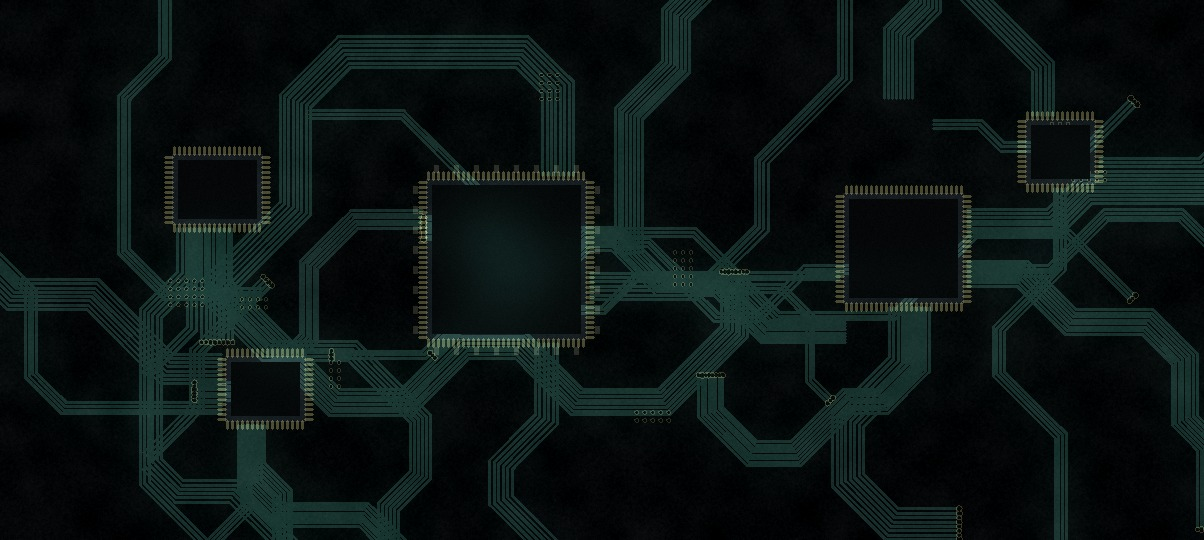
#> input picture library/drafts/circuit/phone_land_base.jpg, 1204 x 540 px, found by its file name
$ python rebuild_improved.py
#> lines starting #> are read from the running program, lines starting #| are printed output that depends on the picture; after the words box and inside, x2 and y2 are one past the last pixel; in counts of white or black regions, pixels touching at a corner belong together
#> in run_all, land_bgr is the input picture: shape (540, 1204, 3); mean B, G, R 18.3, 18.9, 10.3
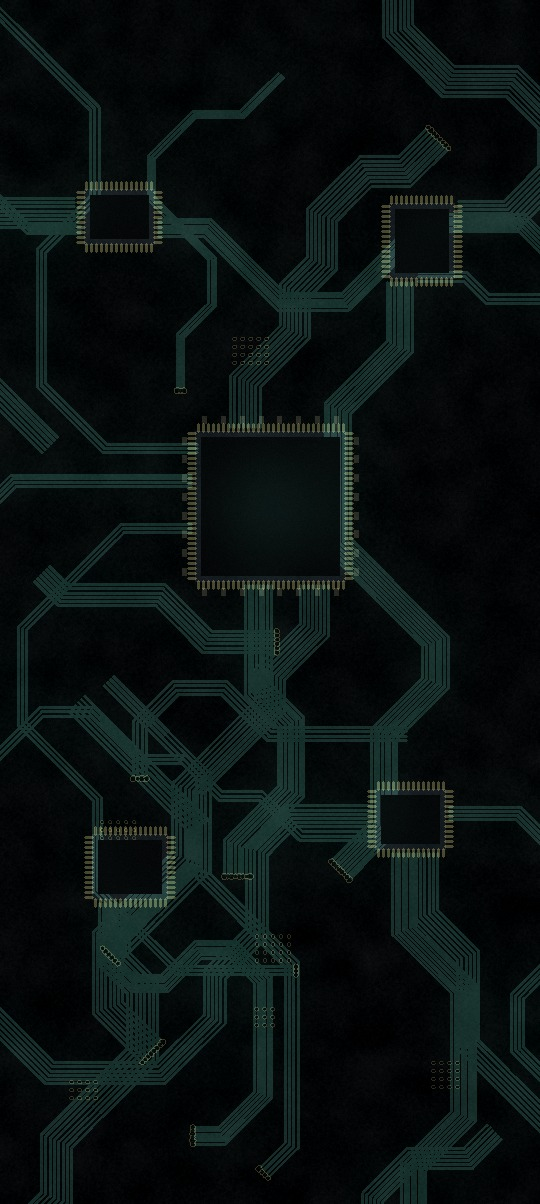
#> input picture library/drafts/circuit/phone_base.jpg, 540 x 1204 px, found by its file name
#> in run_all, port_bgr is the input picture: shape (1204, 540, 3); mean B, G, R 16.8, 17, 9.5
### library/toolkit.py
"""Drawing helpers for AuraSync wallpaper packs.

A wallpaper is two layers per orientation:
  base  - the scene with every Aura light switched off (RGB, 0..1)
  light - where Aura color is added and how strongly (0..1); includes glow and reflections
Displayed pixel = base + light * effect_color, with a white-hot core where light is strongest.
"""
import json, os
import cv2
import numpy as np

PC = (3840, 2160)
PHONE = (1080, 2408)
PHONE_LAND = (2408, 1080)


class Scene:
    # [7 lines left out: function __init__, not called in this run]

    # ---- coordinates
    @property
    def landscape(self):
        return self.w > self.h

    def px(self, v):
        """Design units (1080-short-side) -> pixels."""
        return v * self.s


def blur(a, sigma):
    if sigma <= 0:
        return a.copy()
    if sigma > 24:   # big glows: blur a smaller copy, much faster and visually identical
        k = sigma / 12.0
        small = cv2.resize(a, (max(1, int(a.shape[1] / k)), max(1, int(a.shape[0] / k))), interpolation=cv2.INTER_AREA)
        small = cv2.GaussianBlur(small, (0, 0), 12)
        return cv2.resize(small, (a.shape[1], a.shape[0]), interpolation=cv2.INTER_LINEAR)
    return cv2.GaussianBlur(a, (0, 0), sigma)


# [38 lines left out: functions glow, lines, polys, vgrad, noise, not called in this run]


def grain(sc, amount=0.012):
    return sc.rng.standard_normal((sc.h, sc.w, 1)).astype(np.float32) * amount


def mix(a, b, t):
    return a * (1 - t) + b * t


MASTER = (4282, 2408)   # one scene per wallpaper: PC = whole scene, phone = a 1080x2408 window or the whole scene


def _jpg(path, rgb01=None, gray01=None, q=92):
    if rgb01 is not None:
        cv2.imwrite(path, cv2.cvtColor((np.clip(rgb01, 0, 1) * 255 + 0.5).astype(np.uint8), cv2.COLOR_RGB2BGR),
                    [cv2.IMWRITE_JPEG_QUALITY, q])
    else:
        cv2.imwrite(path, (np.clip(gray01, 0, 1) * 255 + 0.5).astype(np.uint8), [cv2.IMWRITE_JPEG_QUALITY, q])


# [117 lines left out: functions save_pack, save_master, best_center, composite, not called in this run]

### library/rebuild_improved.py
"""
Improved Aura Mask Rebuild — v3
Key changes from v2:
- Every mask uses SMOOTH GRADIENT falloff (Gaussian blur from hero pixels), not binary on/off
- Ambient base layer: whole image gets tiny ambient so character body always has SOME glow
- Street lamps capped at 0.08 (not zero — zero looks harsh; 0.08 barely perceptible)
- Shoes/floor get max 0.06 ambient, never more
- Hero elements (blades, visor, comet core) get 0.80-0.90 peak, then gaussian falloff
- Result: cinematic rim-lighting, NOT uniform color overlay
"""
import os, sys, json, cv2, numpy as np

HERE = os.path.dirname(os.path.abspath(__file__))
ROOT = os.path.dirname(HERE) if os.path.basename(HERE) == 'library' else HERE
sys.path.insert(0, HERE)
from toolkit import PHONE, PHONE_LAND, PC, _jpg, blur

PACKS_DIR = os.path.join(HERE, "packs")


def gblur(img, sigma_px):
    """Gaussian blur in pixels (not scale-relative)."""
    k = max(3, int(sigma_px * 3) | 1)
    return cv2.GaussianBlur(img, (k, k), sigma_px)


def make_gradient_mask(hero_binary, sigma_small, sigma_large, peak=0.85, falloff_weight=0.40):
    """
    Turn a binary hero mask into a smooth gradient via multi-scale gaussian blur.
    - sigma_small: tight glow halo around emissive core (pixels)
    - sigma_large: wide soft ambient spread
    - peak: max value at true hero pixels
    - falloff_weight: how much the blurred halo contributes
    """
    h = hero_binary.astype(np.float32)
    tight = gblur(h, sigma_small)
    wide  = gblur(h, sigma_large)
    result = h * peak + tight * falloff_weight * 0.6 + wide * falloff_weight * 0.3
    return np.clip(result, 0, 1)


def crop_to_aspect(img, target_w, target_h, focal_x=0.5, focal_y=0.5):
#> called with target_w = 1080, target_h = 2408, focal_x = 0.5, focal_y = 0.5
    src_h, src_w = img.shape[:2]
    target_aspect = target_w / target_h
    src_aspect = src_w / src_h
    if src_aspect > target_aspect:
        new_w = int(src_h * target_aspect)
        new_h = src_h
        center_x = int(src_w * focal_x)
        x0 = max(0, min(src_w - new_w, center_x - new_w // 2))
        y0 = 0
    else:
        new_w = src_w
        new_h = int(src_w / target_aspect)
        center_y = int(src_h * focal_y)
        x0 = 0
        y0 = max(0, min(src_h - new_h, center_y - new_h // 2))
    cropped = img[y0:y0+new_h, x0:x0+new_w]
    return cv2.resize(cropped, (target_w, target_h),
                      interpolation=cv2.INTER_AREA if new_w > target_w else cv2.INTER_LANCZOS4)


def process_layer(img_rgb01, mask_fn):
    h, w = img_rgb01.shape[:2]
    s = min(w, h) / 1080.0
    core = mask_fn(img_rgb01, s)
    core = np.clip(core, 0, 1)

    # Multi-scale optical glow (tighter than before for less flooding)
    light_layer = (
        core         * 0.80 +
        blur(core, 2.5 * s) * 0.30 +
        blur(core, 7.0 * s) * 0.14 +
        blur(core, 20.0 * s) * 0.05
    )
    light_layer = np.clip(light_layer, 0, 1)
    # Darken base slightly where aura peaks
    base_layer = img_rgb01 * (1.0 - core[..., None] * 0.15)
    return base_layer, light_layer


def assemble_pack(pack_id, name, desc, default_color,
                  img_land_src, img_port_src=None,
                  land_focal=(0.5, 0.5), port_focal=(0.5, 0.5),
                  mask_fn=None):
    out_dir = os.path.join(PACKS_DIR, pack_id)
    os.makedirs(out_dir, exist_ok=True)
    col = np.array([int(default_color[i:i+2], 16) for i in (1, 3, 5)], np.float32) / 255

    if img_port_src is None:
        img_port_src = img_land_src

    def _build(img_rgb01, tw, th, fx, fy):
        cropped = crop_to_aspect(img_rgb01, tw, th, fx, fy)
        base, light = process_layer(cropped, mask_fn)
        return base, light, cropped

    # 1. Phone Portrait
    pw, ph = PHONE
    base_p, light_p, _ = _build(img_port_src, pw, ph, port_focal[0], port_focal[1])
    _jpg(os.path.join(out_dir, "phone_base.jpg"), base_p)
    _jpg(os.path.join(out_dir, "phone_light.jpg"), gray01=light_p)
    # preview
    prev_p_sz = (360, round(ph * 360 / pw))
    bp = cv2.resize(base_p, prev_p_sz, interpolation=cv2.INTER_AREA)
    lp = cv2.resize(light_p, prev_p_sz, interpolation=cv2.INTER_AREA)
    comp_p = np.clip(bp + lp[..., None] * col * 0.80 + (lp[..., None] ** 2) * 0.20, 0, 1)
    _jpg(os.path.join(out_dir, "phone_preview.jpg"), comp_p, q=88)

    # 2. Phone Landscape
    lw, lh = PHONE_LAND
    base_l, light_l, _ = _build(img_land_src, lw, lh, land_focal[0], land_focal[1])
    _jpg(os.path.join(out_dir, "phone_land_base.jpg"), base_l)
    _jpg(os.path.join(out_dir, "phone_land_light.jpg"), gray01=light_l)
    prev_l_sz = (round(lw * 200 / lh), 200)
    bl = cv2.resize(base_l, prev_l_sz, interpolation=cv2.INTER_AREA)
    ll = cv2.resize(light_l, prev_l_sz, interpolation=cv2.INTER_AREA)
    comp_l = np.clip(bl + ll[..., None] * col * 0.80 + (ll[..., None] ** 2) * 0.20, 0, 1)
    _jpg(os.path.join(out_dir, "phone_land_preview.jpg"), comp_l, q=88)

    # 3. PC 4K
    pcw, pch = PC
    base_pc, light_pc, _ = _build(img_land_src, pcw, pch, land_focal[0], land_focal[1])
    _jpg(os.path.join(out_dir, "pc_base.jpg"), base_pc)
    _jpg(os.path.join(out_dir, "pc_light.jpg"), gray01=light_pc)
    pc_prev = (960, 540)
    bpc = cv2.resize(base_pc, pc_prev, interpolation=cv2.INTER_AREA)
    lpc = cv2.resize(light_pc, pc_prev, interpolation=cv2.INTER_AREA)
    comp_pc = np.clip(bpc + lpc[..., None] * col * 0.80 + (lpc[..., None] ** 2) * 0.20, 0, 1)
    _jpg(os.path.join(out_dir, "pc_preview.jpg"), comp_pc, q=88)
    # legacy names
    _jpg(os.path.join(out_dir, "master_base.jpg"), base_pc)
    _jpg(os.path.join(out_dir, "master_light.jpg"), gray01=light_pc)

    meta = {
        "id": pack_id, "name": name, "description": desc,
        "credits": "Anime & Movie Live Wallpaper Edition",
        "license": "Personal live wallpaper synchronization",
        "default_color": default_color,
        "phone": {"mode": "native", "x0": 0.0, "x1": 1.0, "land_x0": 0.0, "land_x1": 1.0}
    }
    with open(os.path.join(out_dir, "meta.json"), "w") as f:
        json.dump(meta, f, indent=1)
    print(f"-> Pack done: {pack_id}")


# ─────────────────────────── MASK FUNCTIONS v3 ──────────────────────────────

def mask_demon_slayer(img, s):
    """
    Tanjiro: Smooth gradient aura.
    - Full body gets soft ambient base so character isn't dark
    - Visor + earring = hero peak (0.85)
    - Green katana + sheath = mid-hero (0.65)
    - Street lamps = capped at 0.06 (barely visible, not zero)
    - Shoes/floor = max 0.05
    - Everything uses gaussian falloff, NO hard binary cuts
    """
#> called with s = 1
    h, w = img.shape[:2]
    img8 = (img * 255).astype(np.uint8)
    gray = cv2.cvtColor(img8, cv2.COLOR_RGB2GRAY).astype(np.float32) / 255.0
    r, g, b = img[..., 0], img[..., 1], img[..., 2]
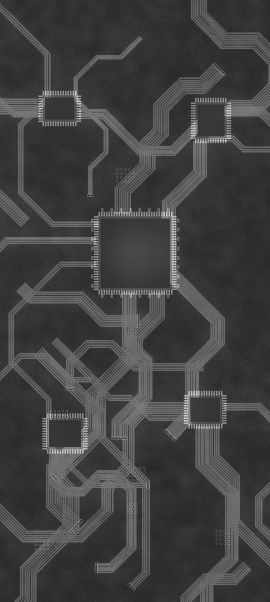
#> g: shape (2408, 1080) float32 (shown at 1/4 size); min -0.125, max 0.63, mean 0.0668; drawn with min black and max white
    yy = np.arange(h)[:, None] / float(h)
    xx = np.arange(w)[None, :] / float(w)
    px = min(h, w)  # reference pixels for blur sigmas

    # ── 1. AMBIENT: soft base over CHARACTER BODY ONLY (not background, not floor) ──
    # Character body zone: center columns, mid-height only
    body_zone_y = np.clip((yy - 0.15) / 0.65, 0, 1) * np.clip((0.80 - yy) / 0.20, 0, 1)  # fade out near floor
    body_zone_x = np.clip((xx - 0.20) / 0.20, 0, 1) * np.clip((0.80 - xx) / 0.20, 0, 1)  # fade out at edges
    body_weight = (body_zone_y * body_zone_x).astype(np.float32)
    # Luminance-based ambient: brighter pixels get more base ambient
    ambient_lum = np.clip((gray - 0.35) / 0.55, 0, 1) ** 2.5 * 0.10
    ambient = ambient_lum * body_weight

    # ── 2. HERO: Cyber visor (red/orange glow, upper face region) ──
    visor_zone = (yy > 0.22) & (yy < 0.42) & (xx > 0.35) & (xx < 0.65)
    visor_px = ((r > 0.60) & (r > g * 1.35) & visor_zone).astype(np.float32)
#> visor_px: shape (2408, 1080) float32; every value is 0
    visor = make_gradient_mask(visor_px, px * 0.012, px * 0.04, peak=0.85, falloff_weight=0.55)

    # ── 3. HERO: Earring & collar highlights ──
    collar_zone = (yy > 0.28) & (yy < 0.50) & (xx > 0.38) & (xx < 0.68)
    collar_px = ((gray > 0.75) & (r > 0.60) & collar_zone).astype(np.float32)
    collar = make_gradient_mask(collar_px, px * 0.008, px * 0.025, peak=0.60, falloff_weight=0.40)

    # ── 4. MID: Green Nichirin Katana sheath & hilt ──
    katana_zone = (yy > 0.38) & (yy < 0.72)
    # Green accents (checkered pattern colors)
    green_katana = ((g > 0.42) & (g > r * 1.10) & (g > b * 0.85) & katana_zone).astype(np.float32)
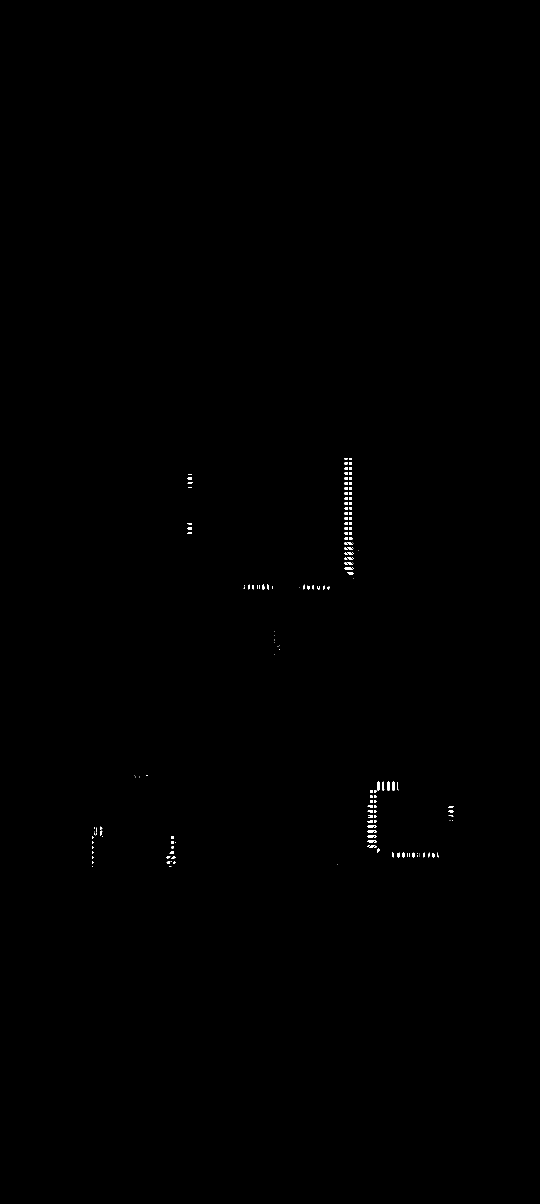
#> green_katana: shape (2408, 1080) float32 (shown at 1/2 size); values 0 (black) and 1 (white), 0.15% white; 168 white regions (73 under 20 px), largest, box (x1, y1, x2, y2) and area: (774, 1563, 780, 1582) 94, (784, 1563, 790, 1582) 85, (735, 1660, 754, 1666) 83
    katana_mask = make_gradient_mask(green_katana, px * 0.010, px * 0.030, peak=0.65, falloff_weight=0.45)

    # ── 5. MID: Character body outline (rim-light on edges) ──
    # Edge detect on character silhouette
    edges_raw = cv2.Canny(img8, 60, 130).astype(np.float32) / 255.0
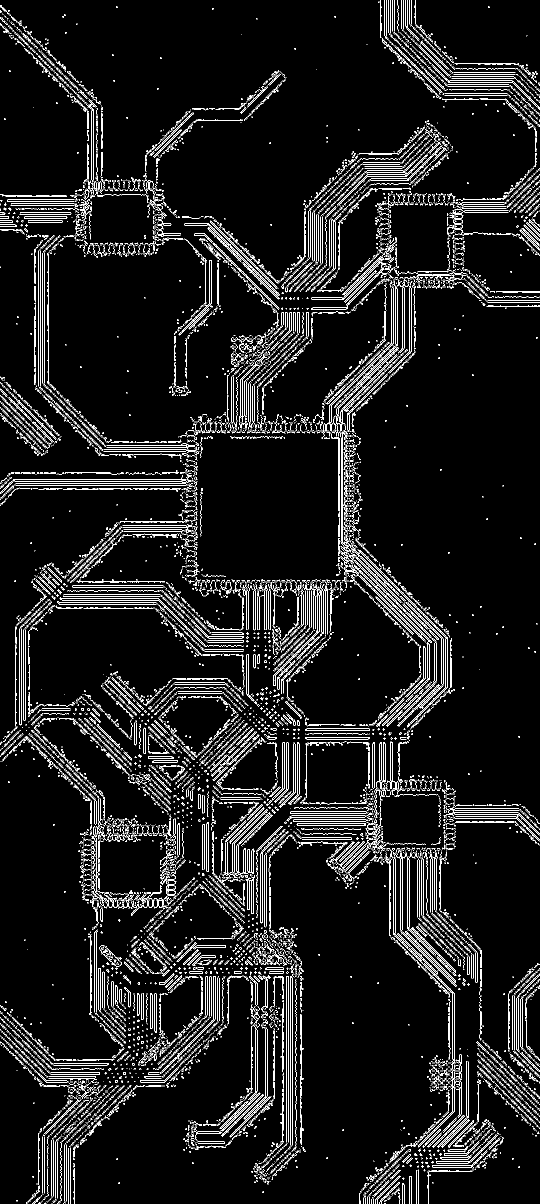
#> edges_raw: shape (2408, 1080) float32 (shown at 1/2 size); values 0 (black) and 1 (white), 6.5% white in thin lines or dots
    # Only bright-ish edges (not pure black outlines on dark background)
    char_body_zone = (yy > 0.18) & (yy < 0.82) & (xx > 0.25) & (xx < 0.75)
    rim_px = (edges_raw * (gray > 0.35)) * char_body_zone
#> rim_px: shape (2408, 1080) float32; values 0 (black) and 1 (white), 0.14% white in thin lines or dots, all inside (x1, y1, x2, y2) = (271, 436, 809, 1968)
    rim = gblur(rim_px, px * 0.006) * 0.30
#> in gblur (call 7), `return cv2.GaussianBlur(img, (k, k), sigma_px)`:
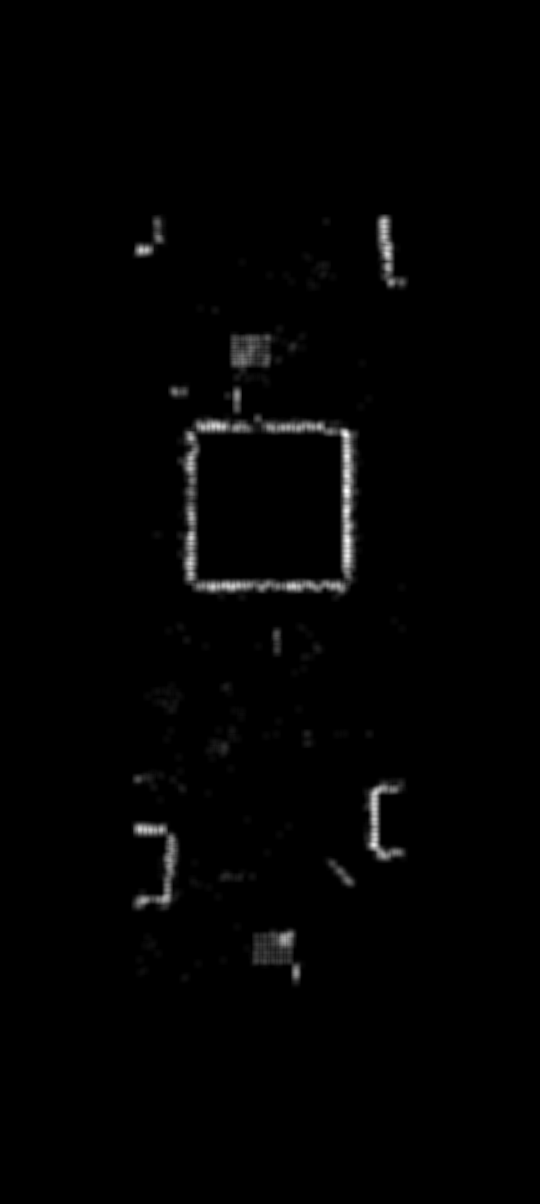
#> returned value: shape (2408, 1080) float32 (shown at 1/2 size); min 0, max 0.138, mean 0.00143; drawn with min black and max white

    # ── 6. SUPPRESS: Street lamps — HARD suppress, they should not glow ──
    # Bright yellow/warm blobs in background (outside character center zone)
    char_center_zone = (yy > 0.18) & (yy < 0.90) & (xx > 0.30) & (xx < 0.70)
    lamp_candidate = (gray > 0.72) & (r > 0.50) & ~char_center_zone
#> lamp_candidate: shape (2408, 1080) bool; every value is 0
#> (the rest of the program and of its run is left out)
